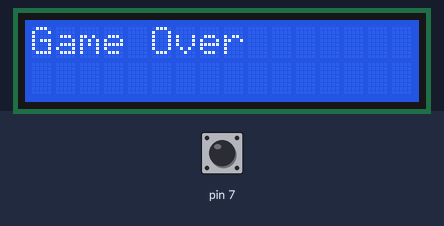
This sketch was run on a simulated Arduino Uno, built with avr-gcc and run on an emulated ATmega328P. Shown: 16×2 character LCD. The inputs (shaded band) are chosen by the test bench; at power-on: pin 7 LOW. Random numbers use the default seed unless the sketch sets one; what the sketch prints to the serial monitor is not drawn.

Above: at 2.9 s.
3.0 s: pin 7 pulsed HIGH 2 times (0.12 s each, 0.3 s apart)
At 3.62 s:
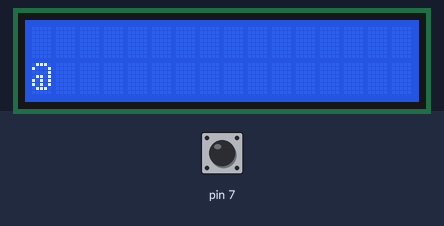
At 3.98 s:
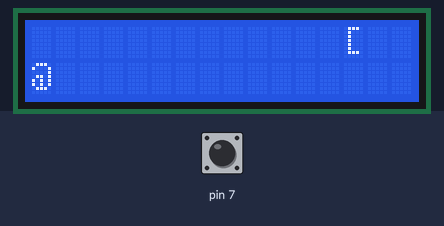

The sketch:

Final_Project_Sample_Solution.ino
```cpp
/*
 * Code author: Jeremy Carleton
 * This code shows an example of how each of the final project functions could be implemented.
 * It follows the explanations provided during the introduction to the final project in session
 * 4 pretty closely, so you should watch session 4 in order to most easily understand this code
 * if you have not already.
 *
 * Watch session 4 here:
 * https://www.youtube.com/watch?v=7CSGJm4wRhA&list=PLfmzHX29KVv_cbdHYJD3cuvoo_Valq8us&index=5
 */

/****** Libraries used ******/
#include <LiquidCrystal.h>
/****** Game parameters ******/
#define move_delay 100 // Determines the period between updates to obstacle position
#define spawn_delay 500 // Determines the period between new obstacles appearing
#define player_char '@'
#define obstacle_char '['
#define max_obstacles 3

// initialize the library with the numbers of the interface pins
LiquidCrystal lcd(12, 11, 5, 4, 3, 2);

/****** Struct for storing information about game objects ******/
typedef struct _entity {
  bool row; // The row number can either be 0 or 1, corresponding to the top and bottom rows on the display
  int col;  // The column number can be any integer from 0 to 15
  char image; // The image drawn on the display to represent this object
} entity;

/******** Helper functions ********/
// The implementation of these helper functions is found at the end of this file, but you do not need
  // to look at them for now

// Changes an obstacle's position on the display and updates its position in the internal arrays
  // If the obstacle would go off of the display screen (ie. column is less than 0), it is removed from memory instead,
  // allowing a new obstacle to spawn (since the obstacle count is automatically updated)
  // To use, pass in the row and column on the display where the obstacle is currently located for oldRow and oldCol,
  // and pass in the desired new row and column for newRow and newCol
void SetObstaclePosition(bool oldRow, int oldCol, bool newRow, int newCol);
// Adds an obstacle in the position specified by arguments row and col
  // Also returns true if the position was open for the new spawn, or false if the spawn failed because the position
  // was blocked or invalid. Note that the obstacle count is automatically updated
bool AddObstacle(bool row, int col);
// Removes all obstacles from the internal arrays; used to reset the game
void ClearObstacleArrays();

entity player; // The player is defined globally because it needs to persist throughout the program

enum BTN_STATE {BTN_UP, BTN_DOWN};
// Player entity changes rows when button is pressed, and cannot change columns
  // Use the enum above to set up a state machine that redraws the player on the opposite row
  // when the button is pressed
void MovePlayer() {
  static int last_state = BTN_UP;
  switch(digitalRead(7)) {
    case 0:
      if (last_state == BTN_UP) { // Button pressed
        lcd.setCursor(player.col, player.row);
        lcd.write(' ');
        player.row = !player.row;
        lcd.setCursor(player.col, player.row);
      lcd.write(player.image);
      }
      last_state = BTN_DOWN;
      break;
    default:
      last_state = BTN_UP;
      break;
  }
}

// currObstacles keeps track of the number of obstacles onscreen
int currObstacles;
// One array for each row on the display is used to keep track of obstacles
entity* row0Entities[16];
entity* row1Entities[16];

// Use this function to move all of the obstacles towards the player by one space
  // All movement can be accomplished using the SetObstaclePosition function
  // Don't forget to check for a collision with the player, and make sure you cover both arrays
void MoveObstacles() {
  for (int i = 0; i < 16; ++i) {

    // Don't try to move an obstacle from a space where none exists
      // The SetObstaclePosition function will check for this, but there is no point in calling it if we know
      // there is no obstacle here
    if (row0Entities[i] != NULL) {
      // Handle the case where the obstacle has reached the left side
      if (i == player.col && player.row == 0) {
        // If both the player and the obstacle are on the same space then its game over
        GameOver();
      }
      else {
        SetObstaclePosition(0, i, 0, i-1); // Move obstacle one space
      }
    }
    // Repeat for row1Entities
    if (row1Entities[i] != NULL) {
      // Handle the case where the obstacle has reached the left side
      if (i == player.col && player.row == 1) {
        // If both the player and the obstacle are on the same space then its game over
        GameOver();
      }
      else {
        SetObstaclePosition(1, i, 1, i-1); // Move obstacle one space
      }
    }

  }
}

void SpawnObstacle() {
  if (currObstacles >= max_obstacles) return;
  bool row = random(2);
  if (AddObstacle(row, 15)) {
    return;
  }
  else {
    AddObstacle(!row, 15);
  }
}

int numGames;
int gameTime;
// spawnTimer keeps track of the millisecond passed since an obstacle was spawned
int spawnTimer;
// movementTimer keeps track of the millisecond passed since the obstacles last moved
int movementTimer;
void GameSetup() {
  ++numGames;
  player.row = 0;
  // Need to add player to screen once at the start of the game
  lcd.setCursor(player.col, player.row);
  lcd.write(player.image);
  // Clear the internal arrays
  ClearObstacleArrays();
  // Use previous game's runtime to (hopefully) get a new seed each time
  randomSeed(gameTime);
  // Reset counters
  movementTimer = 0;
  spawnTimer = 0;
  currObstacles = 0;
  gameTime = 0;
}

void GameOver() {
  lcd.clear();
  lcd.setCursor(0,0);
  lcd.print("Game Over");
  delay(1000);
  lcd.clear();
  // Output score, which is the number of full seconds survived
  Serial.print("Game ");
  Serial.print(numGames);
  Serial.print(": ");
  Serial.println(gameTime/1000);
  // Reset the game
  GameSetup();
}


void setup() {
  // Using serial monitor to print out scores
  Serial.begin(9600);
  pinMode(7,INPUT);
  // set up the LCD's number of columns and rows:
  lcd.begin(16, 2);
  // Initialize player data; starting location is top left
  // (note: row 1 is the second row, since counting begins with 0):
  player.row = 0;
  player.col = 0;
  player.image = player_char;
  // Set up the game
  gameTime = 0;
  numGames = 0;
  GameSetup();
}

void loop() {
  MovePlayer();
  if (movementTimer >= move_delay) {
    MoveObstacles();
    movementTimer = 0;
  }
  if (spawnTimer >= spawn_delay) {
    SpawnObstacle();
    spawnTimer = 0;
  }
  delay(1);
  movementTimer++;
  spawnTimer++;
  gameTime++;
}

/******** Helper function definitions ********/
// NOTE: You do not need to change any of these functions in order to achieve the essential functionality
  // if the endless runner minigame. Simply call these functions to perform the actions described in the comments
  // at the top of this file

void SetObstaclePosition(bool oldRow, int oldCol, bool newRow, int newCol) {
  // Temporary pointer
  entity* e;
  // Clear the obstacle from its old location
  lcd.setCursor(oldCol, oldRow);
  lcd.write(' ');
  // Create a pointer to the entity that needs to be moved
  if (oldRow == 0){
    // Don't try to move an obstacle from a space where none exists
    if (row0Entities[oldCol] == NULL) {
      return;
    }
    else {
      e = row0Entities[oldCol]; // Store in temporary pointer
      row0Entities[oldCol] = NULL; // Don't need this pointer set anymore
    }
  }
  else {
    if (row1Entities[oldCol] == NULL) {
      return;
    }
    else {
      e = row1Entities[oldCol];
      row1Entities[oldCol] = NULL;
    }
  }
  // Obstacle is no longer on screen, remove it
  if (newCol < 0 || newCol > 15) {
    --currObstacles;
    free(e);
    return;
  }
  // Update position data stored in the entity struct
  e->row = newRow;
  e->col = newCol;
  // Redraw in new position
  lcd.setCursor(newCol,newRow);
  lcd.write(e->image);
  // Assign the pointer in the correct position in the array to the temporary pointer before it goes out of scope
  if (newRow == 0){
    row0Entities[newCol] = e;
  }
  else {
    row1Entities[newCol] = e;
  }
}

bool AddObstacle(bool row, int col) {
  // Cannot spawn an obstacle outside of the screen (need to prevent out-of-bounds array indexing)
  if (col < 0 || col > 15) return false;
  if (row == 0) {
    if (row0Entities[col] != NULL) {
      return false;
    }
  }
  else {
    if (row1Entities[col] != NULL) {
      return false;
    }
  }
  // Create the entity to spawn, stored in a temporary pointer
  entity* e = (entity*)malloc(sizeof(entity));
  if (e == NULL) return false;
  e->col = col;
  e->row = 0;
  e->image = obstacle_char;
  ++currObstacles;
  if (row == 0) {
    row0Entities[col] = e;
  }
  else {
    row1Entities[col] = e;
  }
  return true;
}

void ClearObstacleArrays() {
  for (int i = 0; i < 16; ++i) {
    // lists start empty, and are populated as the game goes on
    if (row0Entities[i] != NULL) free(row0Entities[i]);
    row0Entities[i] = NULL;
    if (row1Entities[i] != NULL) free(row1Entities[i]);
    row1Entities[i] = NULL;
  }
}
```

Measured:
- what the display in image 1 shows lasts 0.4 s, from 3.4 s to 3.8 s
